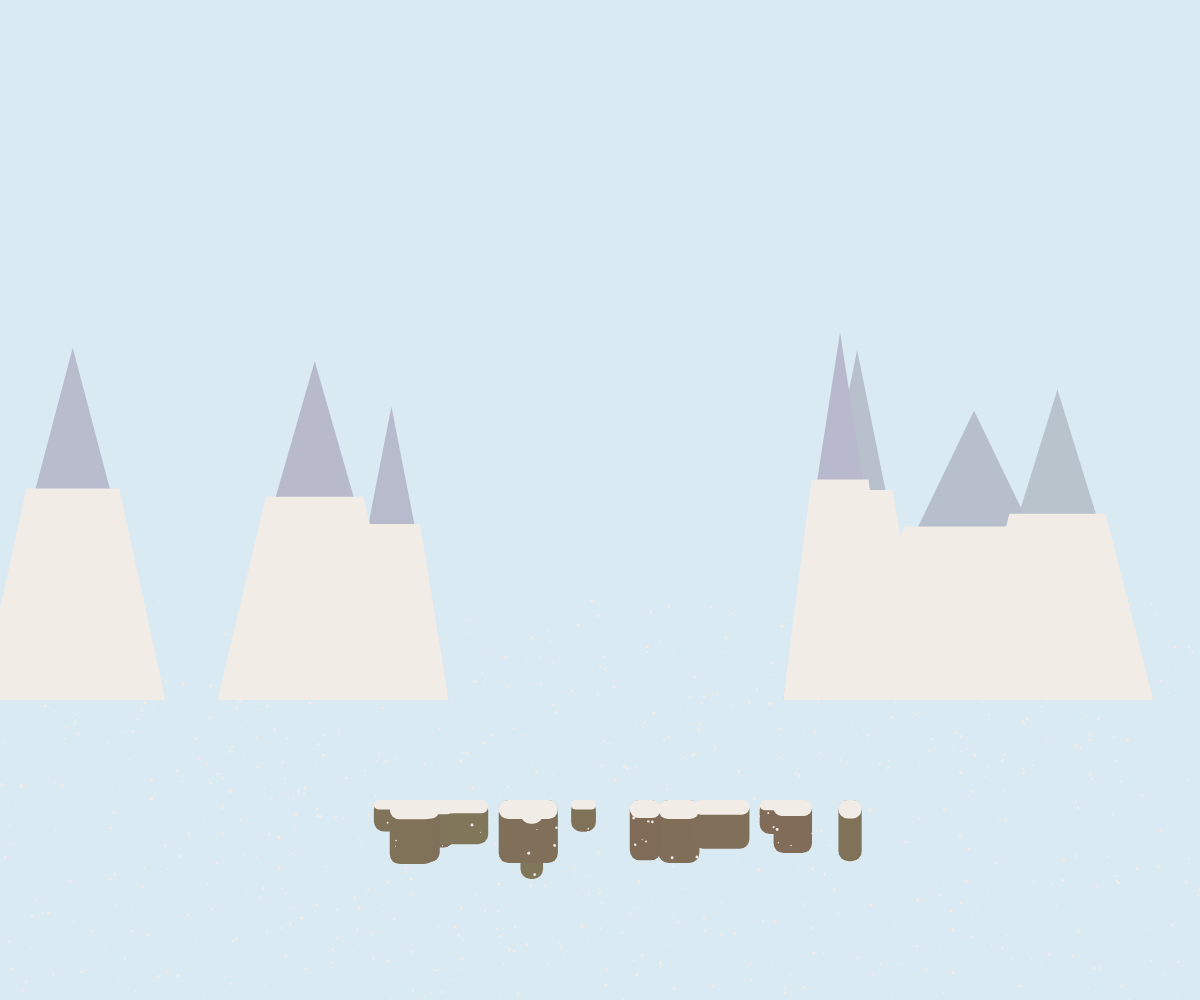
Frame 1 (no input)
Frame 60 (no input): identical to frame 1, image omitted
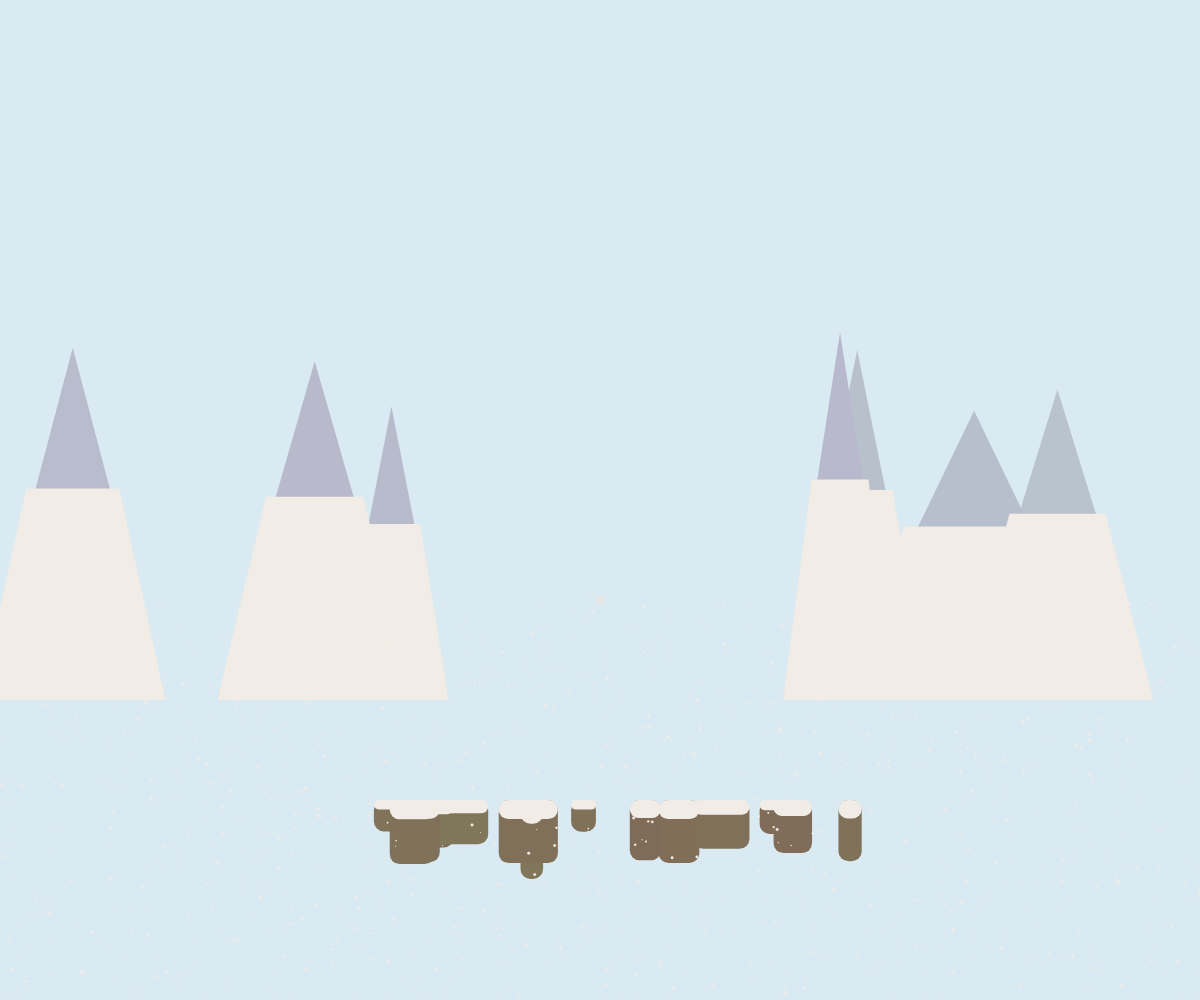
Frame 120 (the mouse pressed at the canvas centre since frame 60)

The p5.js sketch that drew these frames (run headless with seeded random() and noise() and a simulated clock; from frame 60 on, the mouse is pressed at the canvas centre):

// p5.js sketch
// ── sketch.js
let peaks = [];
let rocks = [];
let snowParticles = [];
let avalancheActive = false;
let avalancheTime = 0;

function setup() {
  createCanvas(windowWidth, windowHeight);
  colorMode(HSB, 360, 100, 100, 1);

  // Create alpine peaks
  for (let i = 0; i < 8; i++) {
    peaks.push({
      x: random(width),
      y: height * 0.7,
      w: random(100, 300),
      h: random(200, 400),
      hue: random(200, 240)
    });
  }

  // Create rock formations
  for (let i = 0; i < 15; i++) {
    rocks.push({
      x: random(width * 0.3, width * 0.7),
      y: height * 0.8,
      w: random(20, 60),
      h: random(30, 80),
      hue: random(25, 45)
    });
  }

  // Create initial snow particles
  for (let i = 0; i < 1000; i++) {
    snowParticles.push({
      x: random(width),
      y: random(height * 0.6, height),
      size: random(1, 3),
      speed: random(0.5, 2)
    });
  }
}

function draw() {
  background(200, 10, 95); // Cold sky

  // Draw peaks
  for (let peak of peaks) {
    fill(peak.hue, 10, 80);
    noStroke();
    beginShape();
    vertex(peak.x - peak.w/2, peak.y);
    vertex(peak.x + peak.w/2, peak.y);
    vertex(peak.x, peak.y - peak.h);
    endShape(CLOSE);
  }

  // Draw rocks
  for (let rock of rocks) {
    fill(rock.hue, 30, 50);
    noStroke();
    rect(rock.x, rock.y, rock.w, rock.h, 10);
  }

  // Draw snow on peaks and rocks
  drawSnow();

  // Draw avalanche if active
  if (avalancheActive) {
    updateAvalanche();
  }
}

function drawSnow() {
  // Snow on peaks
  for (let peak of peaks) {
    fill(30, 5, 95);
    noStroke();
    beginShape();
    vertex(peak.x - peak.w/2, peak.y);
    vertex(peak.x + peak.w/2, peak.y);
    vertex(peak.x + peak.w/4, peak.y - peak.h * 0.6);
    vertex(peak.x - peak.w/4, peak.y - peak.h * 0.6);
    endShape(CLOSE);
  }

  // Snow on rocks
  for (let rock of rocks) {
    fill(30, 5, 95);
    noStroke();
    rect(rock.x, rock.y, rock.w, rock.h * 0.3, 10);
  }

  // Draw snow particles
  for (let p of snowParticles) {
    fill(30, 5, 95);
    noStroke();
    ellipse(p.x, p.y, p.size);
  }
}

function updateAvalanche() {
  avalancheTime++;
  
  // Create avalanche particles
  let avalancheParticles = [];
  for (let i = 0; i < 200; i++) {
    avalancheParticles.push({
      x: width/2,
      y: height * 0.6,
      vx: random(-2, 2),
      vy: random(-1, 1),
      size: random(3, 8),
      life: 255
    });
  }

  // Draw avalanche particles
  for (let p of avalancheParticles) {
    fill(0, 0, 90);
    noStroke();
    ellipse(p.x, p.y, p.size);
    
    // Update position
    p.x += p.vx;
    p.y += p.vy;
    p.vy += 0.1; // Gravity
    p.life -= 3;
  }

  // Scatter snow particles
  for (let p of snowParticles) {
    if (dist(p.x, p.y, width/2, height * 0.6) < 150) {
      p.x += random(-1, 1);
      p.y += random(-1, 1);
    }
  }

  // Stop avalanche after some time
  if (avalancheTime > 100) {
    avalancheActive = false;
    avalancheTime = 0;
  }
}

function mousePressed() {
  avalancheActive = true;
  avalancheTime = 0;
}
